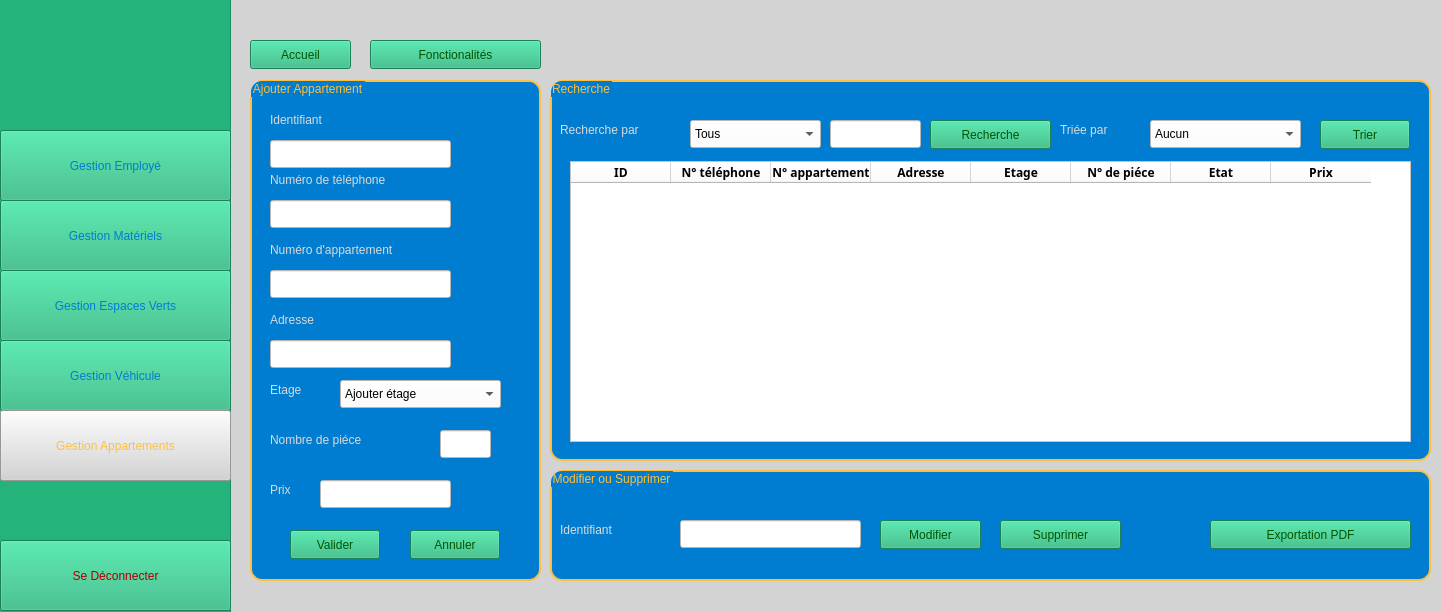
<?xml version="1.0" encoding="UTF-8"?>
<ui version="4.0">
 <class>MainWindow</class>
 <widget class="QMainWindow" name="MainWindow">
  <property name="geometry">
   <rect>
    <x>0</x>
    <y>0</y>
    <width>1441</width>
    <height>612</height>
   </rect>
  </property>
  <property name="windowTitle">
   <string>MainWindow</string>
  </property>
  <property name="styleSheet">
   <string notr="true">background-color: rgb(211, 211, 211);</string>
  </property>
  <widget class="QWidget" name="centralwidget">
   <widget class="QGroupBox" name="groupBox_2">
    <property name="geometry">
     <rect>
      <x>550</x>
      <y>80</y>
      <width>881</width>
      <height>381</height>
     </rect>
    </property>
    <property name="styleSheet">
     <string notr="true">QGroupBox
{
background-color: rgb(0, 125, 209);
color:  rgb(255, 191, 62);
font: 900 12pt &quot;Franklin Gothic&quot;;
border: 2px solid ;
border-radius: 12px; 
padding: 5px;
border-color: rgb(255, 191, 62);
}</string>
    </property>
    <property name="title">
     <string>Recherche</string>
    </property>
    <widget class="QLabel" name="label_7">
     <property name="geometry">
      <rect>
       <x>10</x>
       <y>40</y>
       <width>151</width>
       <height>20</height>
      </rect>
     </property>
     <property name="styleSheet">
      <string notr="true">color: rgb(217, 217, 217);
background-color: rgb(0, 125, 209);
font: 900 12pt &quot;Franklin Gothic&quot;;</string>
     </property>
     <property name="text">
      <string>Recherche par</string>
     </property>
    </widget>
    <widget class="QPushButton" name="recherche">
     <property name="geometry">
      <rect>
       <x>380</x>
       <y>40</y>
       <width>121</width>
       <height>29</height>
      </rect>
     </property>
     <property name="styleSheet">
      <string notr="true">background-color: rgb(36, 179, 122);
font: 900 12pt &quot;Franklin Gothic&quot;;
color: rgb(0, 85, 0);</string>
     </property>
     <property name="text">
      <string>Recherche</string>
     </property>
    </widget>
    <widget class="QTableWidget" name="res">
     <property name="geometry">
      <rect>
       <x>20</x>
       <y>81</y>
       <width>841</width>
       <height>281</height>
      </rect>
     </property>
     <property name="styleSheet">
      <string notr="true">background-color: rgb(255, 255, 255);
font: 900 9pt &quot;Franklin Gothic&quot;;
color: rgb(0, 0, 0);
</string>
     </property>
     <column>
      <property name="text">
       <string>ID</string>
      </property>
      <property name="font">
       <font>
        <family>Franklin Gothic</family>
        <bold>true</bold>
       </font>
      </property>
     </column>
     <column>
      <property name="text">
       <string>N° téléphone</string>
      </property>
      <property name="font">
       <font>
        <family>Franklin Gothic</family>
        <bold>true</bold>
       </font>
      </property>
     </column>
     <column>
      <property name="text">
       <string>N° appartement</string>
      </property>
      <property name="font">
       <font>
        <family>Franklin Gothic</family>
        <bold>true</bold>
       </font>
      </property>
     </column>
     <column>
      <property name="text">
       <string>Adresse</string>
      </property>
      <property name="font">
       <font>
        <family>Franklin Gothic</family>
        <bold>true</bold>
       </font>
      </property>
     </column>
     <column>
      <property name="text">
       <string>Etage</string>
      </property>
      <property name="font">
       <font>
        <family>Franklin Gothic</family>
        <bold>true</bold>
       </font>
      </property>
     </column>
     <column>
      <property name="text">
       <string>N° de piéce</string>
      </property>
      <property name="font">
       <font>
        <family>Franklin Gothic</family>
        <bold>true</bold>
       </font>
      </property>
     </column>
     <column>
      <property name="text">
       <string>Etat</string>
      </property>
      <property name="font">
       <font>
        <family>Franklin Gothic</family>
        <bold>true</bold>
       </font>
      </property>
     </column>
     <column>
      <property name="text">
       <string>Prix</string>
      </property>
      <property name="font">
       <font>
        <family>Franklin Gothic</family>
        <bold>true</bold>
       </font>
      </property>
     </column>
    </widget>
    <widget class="QLabel" name="label_9">
     <property name="geometry">
      <rect>
       <x>510</x>
       <y>40</y>
       <width>91</width>
       <height>20</height>
      </rect>
     </property>
     <property name="styleSheet">
      <string notr="true">color: rgb(217, 217, 217);
background-color: rgb(0, 125, 209);
font: 900 12pt &quot;Franklin Gothic&quot;;</string>
     </property>
     <property name="text">
      <string>Triée par</string>
     </property>
    </widget>
    <widget class="QComboBox" name="tripar">
     <property name="geometry">
      <rect>
       <x>600</x>
       <y>40</y>
       <width>151</width>
       <height>28</height>
      </rect>
     </property>
     <property name="styleSheet">
      <string notr="true">color: rgb(0, 0, 0);
background-color: rgb(255, 255, 255);
font: 900 12pt &quot;Franklin Gothic&quot;;</string>
     </property>
     <item>
      <property name="text">
       <string>Aucun</string>
      </property>
     </item>
     <item>
      <property name="text">
       <string>Etage</string>
      </property>
     </item>
     <item>
      <property name="text">
       <string>Nombre de piéce</string>
      </property>
     </item>
     <item>
      <property name="text">
       <string>Etat</string>
      </property>
     </item>
     <item>
      <property name="text">
       <string>Prix</string>
      </property>
     </item>
    </widget>
    <widget class="QPushButton" name="trier">
     <property name="geometry">
      <rect>
       <x>770</x>
       <y>40</y>
       <width>90</width>
       <height>29</height>
      </rect>
     </property>
     <property name="styleSheet">
      <string notr="true">background-color: rgb(36, 179, 122);
font: 900 12pt &quot;Franklin Gothic&quot;;
color: rgb(0, 85, 0);</string>
     </property>
     <property name="text">
      <string>Trier</string>
     </property>
    </widget>
    <widget class="QComboBox" name="repar">
     <property name="geometry">
      <rect>
       <x>140</x>
       <y>40</y>
       <width>131</width>
       <height>28</height>
      </rect>
     </property>
     <property name="styleSheet">
      <string notr="true">color: rgb(0, 0, 0);
background-color: rgb(255, 255, 255);
font: 900 12pt &quot;Franklin Gothic&quot;;</string>
     </property>
     <item>
      <property name="text">
       <string>Tous</string>
      </property>
     </item>
     <item>
      <property name="text">
       <string>Etage</string>
      </property>
     </item>
     <item>
      <property name="text">
       <string>Nombre de piéce</string>
      </property>
     </item>
     <item>
      <property name="text">
       <string>Etat</string>
      </property>
     </item>
    </widget>
    <widget class="QLineEdit" name="rech">
     <property name="geometry">
      <rect>
       <x>280</x>
       <y>40</y>
       <width>91</width>
       <height>28</height>
      </rect>
     </property>
     <property name="styleSheet">
      <string notr="true">background-color: rgb(255, 255, 255);
font: 900 9pt &quot;Franklin Gothic&quot;;
color: rgb(0, 0, 0);</string>
     </property>
    </widget>
   </widget>
   <widget class="QGroupBox" name="groupBox_3">
    <property name="geometry">
     <rect>
      <x>550</x>
      <y>470</y>
      <width>881</width>
      <height>111</height>
     </rect>
    </property>
    <property name="styleSheet">
     <string notr="true">QGroupBox
{
background-color: rgb(0, 125, 209);
color:  rgb(255, 191, 62);
font: 900 12pt &quot;Franklin Gothic&quot;;
border: 2px solid ;
border-radius: 12px; 
padding: 5px;
border-color: rgb(255, 191, 62);
}</string>
    </property>
    <property name="title">
     <string>Modifier ou Supprimer</string>
    </property>
    <widget class="QPushButton" name="modifier">
     <property name="geometry">
      <rect>
       <x>330</x>
       <y>50</y>
       <width>101</width>
       <height>29</height>
      </rect>
     </property>
     <property name="styleSheet">
      <string notr="true">background-color: rgb(36, 179, 122);
font: 900 12pt &quot;Franklin Gothic&quot;;
color: rgb(0, 85, 0);</string>
     </property>
     <property name="text">
      <string>Modifier</string>
     </property>
    </widget>
    <widget class="QLabel" name="label_8">
     <property name="geometry">
      <rect>
       <x>10</x>
       <y>50</y>
       <width>111</width>
       <height>20</height>
      </rect>
     </property>
     <property name="styleSheet">
      <string notr="true">color: rgb(217, 217, 217);
background-color: rgb(0, 125, 209);
font: 900 12pt &quot;Franklin Gothic&quot;;</string>
     </property>
     <property name="text">
      <string>Identifiant</string>
     </property>
    </widget>
    <widget class="QLineEdit" name="idmodsup">
     <property name="geometry">
      <rect>
       <x>130</x>
       <y>50</y>
       <width>181</width>
       <height>28</height>
      </rect>
     </property>
     <property name="styleSheet">
      <string notr="true">background-color: rgb(255, 255, 255);
font: 900 9pt &quot;Franklin Gothic&quot;;
color: rgb(0, 0, 0);</string>
     </property>
    </widget>
    <widget class="QPushButton" name="supprimer">
     <property name="geometry">
      <rect>
       <x>450</x>
       <y>50</y>
       <width>121</width>
       <height>29</height>
      </rect>
     </property>
     <property name="styleSheet">
      <string notr="true">background-color: rgb(36, 179, 122);
font: 900 12pt &quot;Franklin Gothic&quot;;
color: rgb(0, 85, 0);</string>
     </property>
     <property name="text">
      <string>Supprimer</string>
     </property>
    </widget>
    <widget class="QPushButton" name="pdf">
     <property name="geometry">
      <rect>
       <x>660</x>
       <y>50</y>
       <width>201</width>
       <height>29</height>
      </rect>
     </property>
     <property name="styleSheet">
      <string notr="true">background-color: rgb(36, 179, 122);
font: 900 12pt &quot;Franklin Gothic&quot;;
color: rgb(0, 85, 0);</string>
     </property>
     <property name="text">
      <string>Exportation PDF</string>
     </property>
    </widget>
   </widget>
   <widget class="QPushButton" name="accueil">
    <property name="geometry">
     <rect>
      <x>250</x>
      <y>40</y>
      <width>101</width>
      <height>29</height>
     </rect>
    </property>
    <property name="styleSheet">
     <string notr="true">background-color: rgb(36, 179, 122);
font: 900 12pt &quot;Franklin Gothic&quot;;
color: rgb(0, 85, 0);</string>
    </property>
    <property name="text">
     <string>Accueil</string>
    </property>
   </widget>
   <widget class="QPushButton" name="fonction">
    <property name="geometry">
     <rect>
      <x>370</x>
      <y>40</y>
      <width>171</width>
      <height>29</height>
     </rect>
    </property>
    <property name="styleSheet">
     <string notr="true">background-color: rgb(36, 179, 122);
font: 900 12pt &quot;Franklin Gothic&quot;;
color: rgb(0, 85, 0);</string>
    </property>
    <property name="text">
     <string>Fonctionalités</string>
    </property>
   </widget>
   <widget class="QFrame" name="frame">
    <property name="geometry">
     <rect>
      <x>-10</x>
      <y>-40</y>
      <width>241</width>
      <height>671</height>
     </rect>
    </property>
    <property name="styleSheet">
     <string notr="true">background-color: rgb(36, 179, 122);</string>
    </property>
    <property name="frameShape">
     <enum>QFrame::Shape::StyledPanel</enum>
    </property>
    <property name="frameShadow">
     <enum>QFrame::Shadow::Raised</enum>
    </property>
    <widget class="QPushButton" name="ges_emp">
     <property name="geometry">
      <rect>
       <x>10</x>
       <y>170</y>
       <width>231</width>
       <height>71</height>
      </rect>
     </property>
     <property name="styleSheet">
      <string notr="true">background-color: rgb(36, 179, 122);
color:rgb(0, 125, 209);
font: 900 12pt &quot;Franklin Gothic&quot;;</string>
     </property>
     <property name="text">
      <string>Gestion Employé</string>
     </property>
    </widget>
    <widget class="QPushButton" name="ges_mat">
     <property name="geometry">
      <rect>
       <x>10</x>
       <y>240</y>
       <width>231</width>
       <height>71</height>
      </rect>
     </property>
     <property name="styleSheet">
      <string notr="true">background-color: rgb(36, 179, 122);
color:rgb(0, 125, 209);
font: 900 12pt &quot;Franklin Gothic&quot;;</string>
     </property>
     <property name="text">
      <string>Gestion Matériels</string>
     </property>
    </widget>
    <widget class="QPushButton" name="ges_es_vert">
     <property name="geometry">
      <rect>
       <x>10</x>
       <y>310</y>
       <width>231</width>
       <height>71</height>
      </rect>
     </property>
     <property name="styleSheet">
      <string notr="true">background-color: rgb(36, 179, 122);
color:rgb(0, 125, 209);
font: 900 12pt &quot;Franklin Gothic&quot;;</string>
     </property>
     <property name="text">
      <string>Gestion Espaces Verts</string>
     </property>
    </widget>
    <widget class="QPushButton" name="ges_vehic">
     <property name="geometry">
      <rect>
       <x>10</x>
       <y>380</y>
       <width>231</width>
       <height>71</height>
      </rect>
     </property>
     <property name="styleSheet">
      <string notr="true">background-color: rgb(36, 179, 122);
color:rgb(0, 125, 209);
font: 900 12pt &quot;Franklin Gothic&quot;;</string>
     </property>
     <property name="text">
      <string>Gestion Véhicule</string>
     </property>
    </widget>
    <widget class="QPushButton" name="ges_appar">
     <property name="geometry">
      <rect>
       <x>10</x>
       <y>450</y>
       <width>231</width>
       <height>71</height>
      </rect>
     </property>
     <property name="styleSheet">
      <string notr="true">background-color: rgb(211, 211, 211);
color: rgb(255, 191, 62);
font: 900 12pt &quot;Franklin Gothic&quot;;</string>
     </property>
     <property name="text">
      <string>Gestion Appartements</string>
     </property>
    </widget>
    <widget class="QPushButton" name="deconnect">
     <property name="geometry">
      <rect>
       <x>10</x>
       <y>580</y>
       <width>231</width>
       <height>71</height>
      </rect>
     </property>
     <property name="styleSheet">
      <string notr="true">background-color: rgb(36, 179, 122);
color: rgb(170, 0, 0);
font: 900 12pt &quot;Franklin Gothic&quot;;</string>
     </property>
     <property name="text">
      <string>Se Déconnecter</string>
     </property>
    </widget>
    <widget class="QLabel" name="logo">
     <property name="geometry">
      <rect>
       <x>80</x>
       <y>59</y>
       <width>121</width>
       <height>91</height>
      </rect>
     </property>
     <property name="text">
      <string/>
     </property>
    </widget>
   </widget>
   <widget class="QGroupBox" name="groupBox">
    <property name="geometry">
     <rect>
      <x>250</x>
      <y>80</y>
      <width>291</width>
      <height>501</height>
     </rect>
    </property>
    <property name="styleSheet">
     <string notr="true">QGroupBox
{
background-color: rgb(0, 125, 209);
color:  rgb(255, 191, 62);
font: 900 12pt &quot;Franklin Gothic&quot;;
border: 2px solid ;
border-radius: 12px; 
padding: 5px;
border-color: rgb(255, 191, 62);
}</string>
    </property>
    <property name="title">
     <string>Ajouter Appartement</string>
    </property>
    <widget class="QLabel" name="label">
     <property name="geometry">
      <rect>
       <x>20</x>
       <y>30</y>
       <width>121</width>
       <height>20</height>
      </rect>
     </property>
     <property name="styleSheet">
      <string notr="true">color: rgb(217, 217, 217);
background-color: rgb(0, 125, 209);
font: 900 12pt &quot;Franklin Gothic&quot;;
</string>
     </property>
     <property name="text">
      <string>Identifiant</string>
     </property>
    </widget>
    <widget class="QLineEdit" name="id">
     <property name="geometry">
      <rect>
       <x>20</x>
       <y>60</y>
       <width>181</width>
       <height>28</height>
      </rect>
     </property>
     <property name="styleSheet">
      <string notr="true">background-color: rgb(255, 255, 255);
font: 900 9pt &quot;Franklin Gothic&quot;;
color: rgb(0, 0, 0);
</string>
     </property>
     <property name="text">
      <string/>
     </property>
    </widget>
    <widget class="QLabel" name="label_2">
     <property name="geometry">
      <rect>
       <x>20</x>
       <y>90</y>
       <width>221</width>
       <height>20</height>
      </rect>
     </property>
     <property name="styleSheet">
      <string notr="true">color: rgb(217, 217, 217);
background-color: rgb(0, 125, 209);
font: 900 12pt &quot;Franklin Gothic&quot;;</string>
     </property>
     <property name="text">
      <string>Numéro de téléphone</string>
     </property>
    </widget>
    <widget class="QLineEdit" name="numtel">
     <property name="geometry">
      <rect>
       <x>20</x>
       <y>120</y>
       <width>181</width>
       <height>28</height>
      </rect>
     </property>
     <property name="styleSheet">
      <string notr="true">background-color: rgb(255, 255, 255);
font: 900 9pt &quot;Franklin Gothic&quot;;
color: rgb(0, 0, 0);</string>
     </property>
    </widget>
    <widget class="QLabel" name="label_3">
     <property name="geometry">
      <rect>
       <x>20</x>
       <y>230</y>
       <width>171</width>
       <height>20</height>
      </rect>
     </property>
     <property name="styleSheet">
      <string notr="true">color: rgb(217, 217, 217);
background-color: rgb(0, 125, 209);
font: 900 12pt &quot;Franklin Gothic&quot;;</string>
     </property>
     <property name="text">
      <string>Adresse</string>
     </property>
    </widget>
    <widget class="QLineEdit" name="numapp">
     <property name="geometry">
      <rect>
       <x>20</x>
       <y>190</y>
       <width>181</width>
       <height>28</height>
      </rect>
     </property>
     <property name="styleSheet">
      <string notr="true">background-color: rgb(255, 255, 255);
font: 900 9pt &quot;Franklin Gothic&quot;;
color: rgb(0, 0, 0);</string>
     </property>
    </widget>
    <widget class="QLabel" name="label_4">
     <property name="geometry">
      <rect>
       <x>20</x>
       <y>300</y>
       <width>61</width>
       <height>20</height>
      </rect>
     </property>
     <property name="styleSheet">
      <string notr="true">color: rgb(217, 217, 217);
background-color: rgb(0, 125, 209);
font: 900 12pt &quot;Franklin Gothic&quot;;</string>
     </property>
     <property name="text">
      <string>Etage</string>
     </property>
    </widget>
    <widget class="QLineEdit" name="add">
     <property name="geometry">
      <rect>
       <x>20</x>
       <y>260</y>
       <width>181</width>
       <height>28</height>
      </rect>
     </property>
     <property name="styleSheet">
      <string notr="true">background-color: rgb(255, 255, 255);
font: 900 9pt &quot;Franklin Gothic&quot;;
color: rgb(0, 0, 0);</string>
     </property>
    </widget>
    <widget class="QLabel" name="label_5">
     <property name="geometry">
      <rect>
       <x>20</x>
       <y>160</y>
       <width>231</width>
       <height>20</height>
      </rect>
     </property>
     <property name="styleSheet">
      <string notr="true">color: rgb(217, 217, 217);
background-color: rgb(0, 125, 209);
font: 900 12pt &quot;Franklin Gothic&quot;;</string>
     </property>
     <property name="text">
      <string>Numéro d'appartement</string>
     </property>
    </widget>
    <widget class="QLabel" name="label_6">
     <property name="geometry">
      <rect>
       <x>20</x>
       <y>350</y>
       <width>161</width>
       <height>20</height>
      </rect>
     </property>
     <property name="styleSheet">
      <string notr="true">color: rgb(217, 217, 217);
background-color: rgb(0, 125, 209);
font: 900 12pt &quot;Franklin Gothic&quot;;</string>
     </property>
     <property name="text">
      <string>Nombre de piéce</string>
     </property>
    </widget>
    <widget class="QLineEdit" name="ss">
     <property name="geometry">
      <rect>
       <x>190</x>
       <y>350</y>
       <width>51</width>
       <height>28</height>
      </rect>
     </property>
     <property name="styleSheet">
      <string notr="true">background-color: rgb(255, 255, 255);
font: 900 9pt &quot;Franklin Gothic&quot;;
color: rgb(0, 0, 0);</string>
     </property>
    </widget>
    <widget class="QPushButton" name="valider">
     <property name="geometry">
      <rect>
       <x>40</x>
       <y>450</y>
       <width>90</width>
       <height>29</height>
      </rect>
     </property>
     <property name="styleSheet">
      <string notr="true">background-color: rgb(36, 179, 122);
font: 900 12pt &quot;Franklin Gothic&quot;;
color: rgb(0, 85, 0);</string>
     </property>
     <property name="text">
      <string>Valider</string>
     </property>
    </widget>
    <widget class="QPushButton" name="annuler">
     <property name="geometry">
      <rect>
       <x>160</x>
       <y>450</y>
       <width>90</width>
       <height>29</height>
      </rect>
     </property>
     <property name="styleSheet">
      <string notr="true">background-color: rgb(36, 179, 122);
font: 900 12pt &quot;Franklin Gothic&quot;;
color: rgb(0, 85, 0);</string>
     </property>
     <property name="text">
      <string>Annuler</string>
     </property>
    </widget>
    <widget class="QComboBox" name="etage">
     <property name="geometry">
      <rect>
       <x>90</x>
       <y>300</y>
       <width>161</width>
       <height>28</height>
      </rect>
     </property>
     <property name="styleSheet">
      <string notr="true">color: rgb(0, 0, 0);
background-color: rgb(255, 255, 255);
font: 900 12pt &quot;Franklin Gothic&quot;;</string>
     </property>
     <item>
      <property name="text">
       <string>Ajouter étage</string>
      </property>
     </item>
     <item>
      <property name="text">
       <string>1</string>
      </property>
     </item>
     <item>
      <property name="text">
       <string>2</string>
      </property>
     </item>
     <item>
      <property name="text">
       <string>3</string>
      </property>
     </item>
     <item>
      <property name="text">
       <string>4</string>
      </property>
     </item>
     <item>
      <property name="text">
       <string>5</string>
      </property>
     </item>
    </widget>
    <widget class="QLabel" name="label_10">
     <property name="geometry">
      <rect>
       <x>20</x>
       <y>400</y>
       <width>51</width>
       <height>20</height>
      </rect>
     </property>
     <property name="styleSheet">
      <string notr="true">color: rgb(217, 217, 217);
background-color: rgb(0, 125, 209);
font: 900 12pt &quot;Franklin Gothic&quot;;</string>
     </property>
     <property name="text">
      <string>Prix</string>
     </property>
    </widget>
    <widget class="QLineEdit" name="prix">
     <property name="geometry">
      <rect>
       <x>70</x>
       <y>400</y>
       <width>131</width>
       <height>28</height>
      </rect>
     </property>
     <property name="styleSheet">
      <string notr="true">background-color: rgb(255, 255, 255);
font: 900 9pt &quot;Franklin Gothic&quot;;
color: rgb(0, 0, 0);</string>
     </property>
    </widget>
   </widget>
  </widget>
 </widget>
 <resources/>
 <connections/>
</ui>
